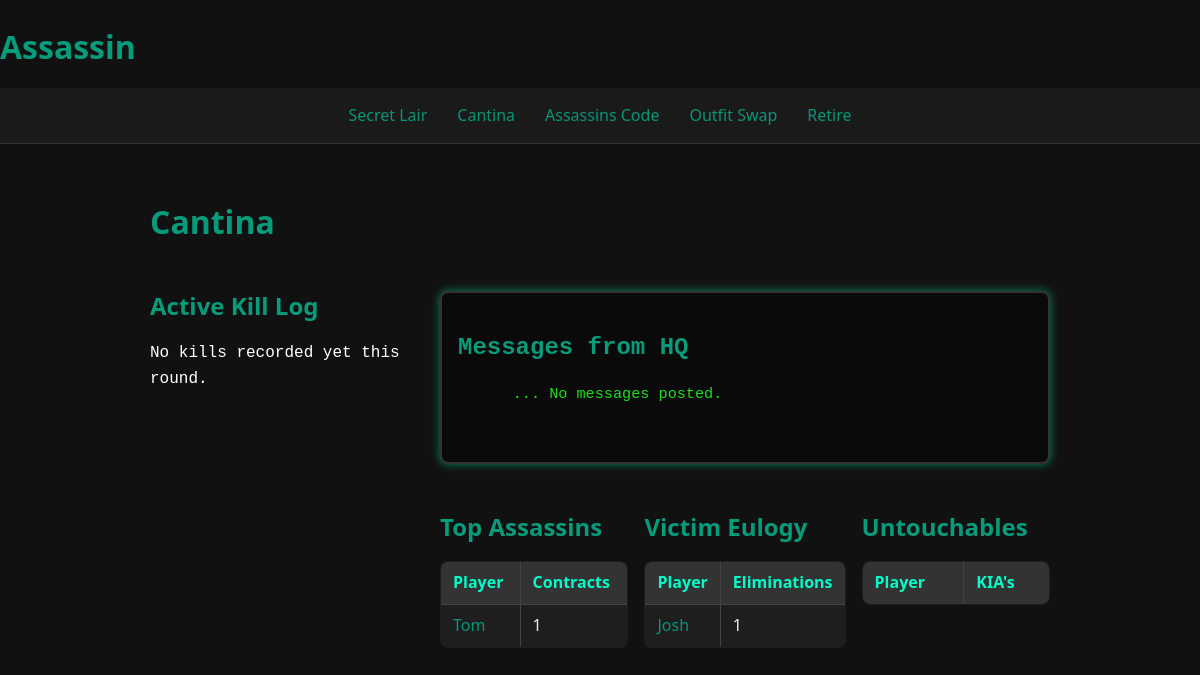
Page /leaderboard (signed in) on the earlier database version.
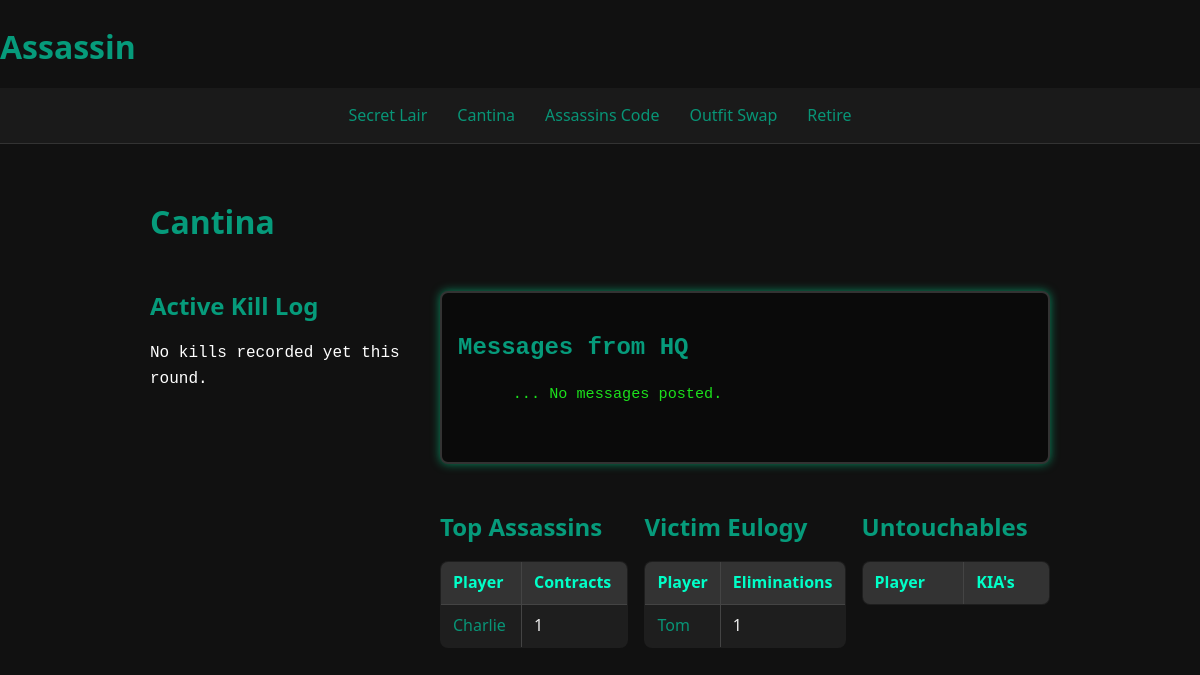
Same page on the later database version.
### models.py (models this page shows)
class Player(UserMixin, db.Model):
    id = db.Column(db.Integer, primary_key=True)
    username = db.Column(db.String(80), unique=True, nullable=False)
    email = db.Column(db.String(120), unique=True, nullable=False)
    password = db.Column(db.String(200), nullable=False)
    profile_pic = db.Column(db.String(200), nullable=True)
    status = db.Column(db.String(20), default="active")
    is_admin = db.Column(db.Boolean, default=False)
    can_be_targeted_multiple_times = db.Column(db.Boolean, default=False)
    max_times_targeted = db.Column(db.Integer, default=1)
    can_have_multiple_contracts = db.Column(db.Boolean, default=False)
    max_contracts_per_round = db.Column(db.Integer, default=1)
    untouchable_count = db.Column(db.Integer, default=0)
    times_kia = db.Column(db.Integer, default=0)
    actual_name = db.Column(db.String(120), nullable=True)

### routes.py (the view, shortened to what this page needs)
@routes_bp.route("/leaderboard")
@login_required
def leaderboard():
    from models import Contract, Player, Round, Settings, MessageBoard
    from sqlalchemy import or_
    current_round = Round.query.filter_by(is_active=True).first()
    round_end_time = current_round.end_time if current_round else None
    message = MessageBoard.query.order_by(MessageBoard.id.desc()).first()
    untouchables = (
    db.session.query(Player.username, Player.untouchable_count)
    .filter(Player.untouchable_count > 0)
    .order_by(Player.untouchable_count.desc())
    .limit(5)
    .all()
)
    live_leaderboard_query = (
        db.session.query(Player.username, db.func.count(Contract.id))
        .join(Contract, Player.id == Contract.assassin_id)
        .filter(Contract.status == "complete")
    )
    if current_round:
        live_leaderboard_query = live_leaderboard_query.filter(Contract.round == current_round.id)
    else:
        live_leaderboard_query = live_leaderboard_query.filter(False)
    live_leaderboard = (
        live_leaderboard_query
        .group_by(Player.username)
        .order_by(db.func.count(Contract.id).desc())
        .all()
    )
    most_completions = (
        db.session.query(Player.username, db.func.count(Contract.id).label("total"))
        .join(Contract, Player.id == Contract.assassin_id)
        .filter(Contract.status == "complete")
        .group_by(Player.username)
        .order_by(db.desc("total"))
        .limit(5)
        .all()
    )
    most_eliminated = (
        db.session.query(Player.username, db.func.count(Contract.id).label("elims"))
        .join(Contract, Player.id == Contract.target_id)
        .filter(Contract.status == "complete")
        .group_by(Player.username)
        .order_by(db.desc("elims"))
        .limit(5)
        .all()
    )
    live_killfeed = []
    return render_template(
        "leaderboard.html",
        current_round=current_round,
        live_leaderboard=live_leaderboard,
        overall_leaderboard=most_completions,
        most_eliminated=most_eliminated,
        message=message,
        live_killfeed=live_killfeed,  # ✅ Pass to template
        untouchables=untouchables,  # ✅ new
        round_end_time=round_end_time
    )

### auth.py (called while the page is built)
@login_manager.user_loader
def load_user(user_id):
    return Player.query.get(int(user_id))

### templates/leaderboard.html (shortened to what this page needs)
{% extends "base.html" %}
{% block content %}
<h1>Cantina</h1>
<div class="leaderboard-layout">
  <div class="leader-left">
        <h2>Active Kill Log</h2>
        <ul class="killfeed-list">
            {% if live_killfeed %}
             {% for contract in live_killfeed %}
                <li class="{{ contract.status|lower }}">
                 {% if contract.status == "complete" %}
                  <a href="{{ url_for('routes.player_profile', username=contract.assassin.username) }}"><strong>{{ contract.assassin.username }}</strong></a> assassinated <a href="{{ url_for('routes.player_profile', username=contract.target.username) }}"><strong>{{ contract.target.username }}</strong></a>
                 {% elif contract.status == "KIA" %}
                  <a href="{{ url_for('routes.player_profile', username=contract.target.username) }}"><strong>{{ contract.target.username }}</strong></a> terminated <a href="{{ url_for('routes.player_profile', username=contract.assassin.username) }}"><strong>{{ contract.assassin.username }}</strong></a>
                 {% endif %}
                </li>
            {% endfor %}
        {% else %}
            <li>No kills recorded yet this round.</li>
         {% endif %}
        </ul>
  </div>
  <div class="leader-right">
    <div class="msg-box">
      <h2>Messages from HQ</h2>
      <pre class="terminal-text">
      ... {{ message.content if message else "No messages posted." }}
      </pre>
    </div>
    <div class="leader-grid">
      <div>
        <h2>Top Assassins</h2>
        <table>
          <tr><th>Player</th><th>Contracts</th></tr>
          {% for username, total in overall_leaderboard %}
          <tr>
            <td><a href="{{ url_for('routes.player_profile', username=username) }}">{{ username }}</a></td>
            <td>{{ total }}</td>
          </tr>
          {% endfor %}
        </table>
      </div>
      <div>
        <h2>Victim Eulogy</h2>
        <table>
          <tr><th>Player</th><th>Eliminations</th></tr>
          {% for username, elims in most_eliminated %}
          <tr>
            <td><a href="{{ url_for('routes.player_profile', username=username) }}">{{ username }}</a></td>
            <td>{{ elims }}</td>
          </tr>
          {% endfor %}
        </table>
      </div>
      <div>
        <h2>Untouchables</h2>
        <table>
         <tr><th>Player</th><th>KIA's</th></tr>
        </table>
      </div>
    </div>
  </div>
</div>
{% endblock %}

Differences in the rows shown:
no longer on this page (row edited): Player: username "Josh", elims "1", shown under "Victim Eulogy"
now on this page (row edited): Player: username "Charlie", total "1", shown under "Top Assassins"
changed Player "Tom": moves from the list under "Top Assassins" to the list under "Victim Eulogy"
